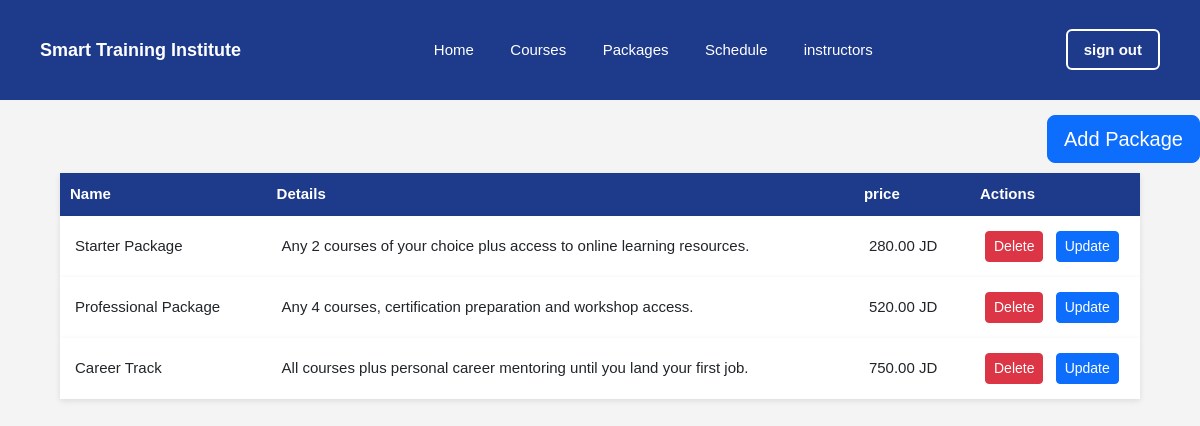
Screenshot of /admin/package.php (signed in) with the database file from the repository.
### tables this page shows
CREATE TABLE IF NOT EXISTS packages (
    id INT AUTO_INCREMENT PRIMARY KEY,
    name VARCHAR(100) NOT NULL,
    details TEXT,
    price DECIMAL(10, 2) NOT NULL
);

### admin/package.php (the view, shortened to what this page needs)
<!DOCTYPE html>
<html lang="en">
<head>
    <link rel="stylesheet" href="../css/admin.css">
    <link href="https://cdn.jsdelivr.net/npm/bootstrap@5.3.8/dist/css/bootstrap.min.css" rel="stylesheet"
>
</head>
<body>
    <section id="navigation">
        <?php include "navbar.php"; ?>
    </section>
    <button type="button" class="btn btn-primary btn-lg"><a href="add_package.php">Add Package</a></button>
    <section class="instructor">
        <table>
            <tr>
                <th>Name</th>
                <th>Details</th>
                <th>price</th>
                <th id="action_col">Actions</th>
            </tr>
            <?php
            $sql = "SELECT * FROM packages";
            $result = mysqli_query($connect, $sql);
            $allpackages = mysqli_fetch_all($result, MYSQLI_ASSOC);
            foreach ($allpackages as $package) {
                $id=$package['id'];
                $name = $package['name'];
                $details = $package['details'];
                $price = $package['price'];
                echo "
            <tr>
            <td>$name</td>
                        <td>$details</td>
                        <td>$price JD</td>
                        <td>
      <a href='delete_package.php?id=$id' class='btn btn-danger btn-sm me-2'>
        Delete
    </a>
    <a href='update_package.php?id=$id' class='btn btn-primary btn-sm'>
        Update
    </a>
    </td>
</tr>
            ";
            }
            ?>
        </table>
    </section>
</body>
</html>

### css/admin.css (style rules this page uses)
* { margin: 0; padding: 0; box-sizing: border-box; }
:root { --blue: #1e3a8a; --white: #ffffff; --light: #f4f4f4; }
body { font-family: Arial, sans-serif; background-color: var(--light); padding-top: 100px; }
table { border-collapse: collapse; font-size:15px; width: 90%; margin: 10px auto; padding:20px; box-sizing: border-box }
td { padding: 15px; }
tr { background: white; box-shadow: 0 2px 6px rgba(0,0,0,0.1); }
th { background: var(--blue); color: white; padding: 10px; }
#action_col { width:170px; max-width:200px; }
.btn.btn-primary.btn-lg { display: block; margin-left:auto; max-width: 100%; display: flex; flex-wrap: wrap; }
.btn.btn-primary.btn-lg a { color:white; text-decoration: none; }
button { margin-top: 15px; padding: 8px 16px; background:var(--blue); color:var(--white); border-radius: 20px; margin-left:auto; }

### rows the page displays
packages: name "Starter Package", details "Any 2 courses of your choice plus access to online learning resources.", price "280.00"
packages: name "Professional Package", details "Any 4 courses, certification preparation and workshop access.", price "520.00"
packages: name "Career Track", details "All courses plus personal career mentoring until you land your first job.", price "750.00"
